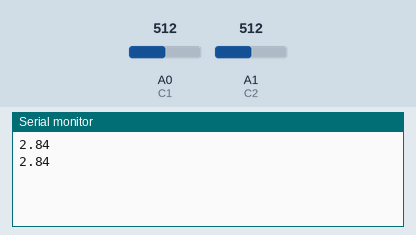
A sketch run on a simulated Arduino Uno, built with avr-gcc and run on an emulated ATmega328P. Shown: the last lines printed to the serial monitor. The test bench sets the inputs (shaded band); at power-on: A0 (C1) = 512, A1 (C2) = 512.

Above: at 1.8 s.
1.9 s: A0 (C1) set to 716
At 2.7 s:
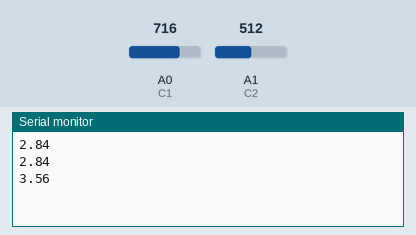
3.4 s: A1 (C2) set to 716
At 4.7 s:
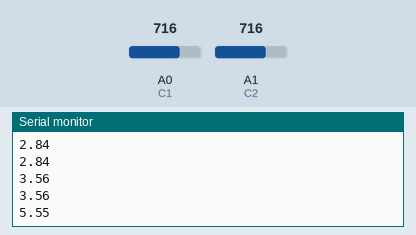
4.9 s: A0 (C1) set to 900
At 5.8 s:
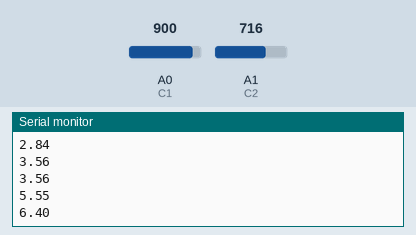
6.4 s: A1 (C2) set to 900
At 7.8 s:
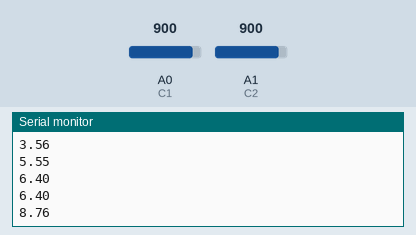
Timing chart, 0 to 8.9 s (numbered marks = the images above; inputs shaded):
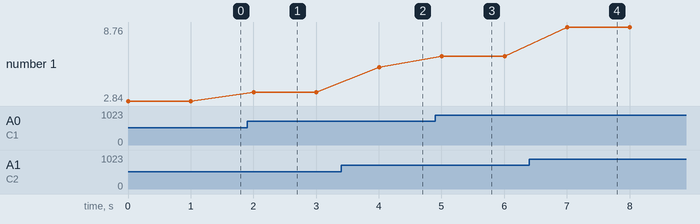

Measured:
- after the input at 1.9 s, the serial monitor: prints a new line after 0.10 s (image 1)
- after the input at 3.4 s, the serial monitor: prints a new line after 0.60 s (image 2)
- after the input at 4.9 s, the serial monitor: prints a new line after 0.10 s (image 3)
- after the input at 6.4 s, the serial monitor: prints a new line after 0.61 s (image 4)
- plotted number 1: 2.84 → 3.56 after the input at 1.9 s, 3.56 → 5.55 after the input at 3.4 s, 5.55 → 6.4 after the input at 4.9 s, 6.4 → 8.76 after the input at 6.4 s

The sketch:

Power_Meter.ino
```cpp
int C1 = A0;
int C2 = A1;
float Vout = 0.00;
float Vin1 = 0.00;
float Vin2 = 0.00;
float Power = 0.00;
float C1R = 8300.0;
float C2R = 3000.0;
float val1 = 0.0;
float val2 = 0.0;
void setup(){
   pinMode(C1, INPUT); //assigning the input port
   pinMode(C2, INPUT);
   Serial.begin(9600); //BaudRate
}
void loop(){
  val1 = analogRead(C1);
  val2 = analogRead(C2);
  Vin1 = (val1 * 5.0) / 1024.0;
  Vin2 = (val2 * 5.0) / 1024.0;
  Power = (((Vin1) * (Vin1) / C1R) + ((Vin2) * (Vin2) / C2R)) * 1000.00;
  Serial.println(Power);
  delay(1000);
}
```
